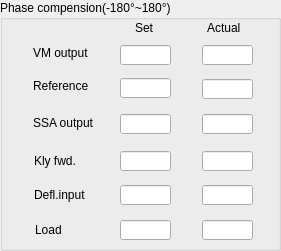
  <widget class="QGroupBox" name="groupBox_6">
   <property name="geometry">
    <rect>
     <x>660</x>
     <y>350</y>
     <width>281</width>
     <height>251</height>
    </rect>
   </property>
   <property name="title">
    <string>Phase compension(-180°~180°)</string>
   </property>
   <widget class="QLabel" name="label_128">
    <property name="geometry">
     <rect>
      <x>35</x>
      <y>219</y>
      <width>51</width>
      <height>21</height>
     </rect>
    </property>
    <property name="font">
     <font>
      <family>Arial</family>
      <pointsize>9</pointsize>
      <weight>50</weight>
      <bold>false</bold>
     </font>
    </property>
    <property name="text">
     <string>Load</string>
    </property>
   </widget>
   <widget class="QLineEdit" name="lineEdit_PC_Refact">
    <property name="geometry">
     <rect>
      <x>202</x>
      <y>79</y>
      <width>51</width>
      <height>20</height>
     </rect>
    </property>
    <property name="font">
     <font>
      <family>Arial</family>
      <pointsize>10</pointsize>
      <weight>50</weight>
      <bold>false</bold>
     </font>
    </property>
   </widget>
   <widget class="QLabel" name="label_132">
    <property name="geometry">
     <rect>
      <x>34</x>
      <y>150</y>
      <width>61</width>
      <height>21</height>
     </rect>
    </property>
    <property name="font">
     <font>
      <family>Arial</family>
      <pointsize>9</pointsize>
      <weight>50</weight>
      <bold>false</bold>
     </font>
    </property>
    <property name="text">
     <string>Kly fwd.</string>
    </property>
   </widget>
   <widget class="QLabel" name="label_124">
    <property name="geometry">
     <rect>
      <x>135</x>
      <y>17</y>
      <width>31</width>
      <height>21</height>
     </rect>
    </property>
    <property name="font">
     <font>
      <family>Arial</family>
      <pointsize>9</pointsize>
      <weight>50</weight>
      <bold>false</bold>
     </font>
    </property>
    <property name="text">
     <string>Set</string>
    </property>
   </widget>
   <widget class="QLineEdit" name="lineEdit_PC_VMact">
    <property name="geometry">
     <rect>
      <x>202</x>
      <y>45</y>
      <width>51</width>
      <height>20</height>
     </rect>
    </property>
    <property name="font">
     <font>
      <family>Arial</family>
      <pointsize>10</pointsize>
      <weight>50</weight>
      <bold>false</bold>
     </font>
    </property>
   </widget>
   <widget class="QLineEdit" name="lineEdit_PC_SSAset">
    <property name="geometry">
     <rect>
      <x>120</x>
      <y>114</y>
      <width>51</width>
      <height>20</height>
     </rect>
    </property>
    <property name="font">
     <font>
      <family>Arial</family>
      <pointsize>10</pointsize>
      <weight>50</weight>
      <bold>false</bold>
     </font>
    </property>
    <property name="text">
     <string/>
    </property>
   </widget>
   <widget class="QLineEdit" name="lineEdit_PC_SSAact">
    <property name="geometry">
     <rect>
      <x>202</x>
      <y>114</y>
      <width>51</width>
      <height>20</height>
     </rect>
    </property>
    <property name="font">
     <font>
      <family>Arial</family>
      <pointsize>10</pointsize>
      <weight>50</weight>
      <bold>false</bold>
     </font>
    </property>
   </widget>
   <widget class="QLabel" name="label_127">
    <property name="geometry">
     <rect>
      <x>33</x>
      <y>75</y>
      <width>71</width>
      <height>21</height>
     </rect>
    </property>
    <property name="font">
     <font>
      <family>Arial</family>
      <pointsize>9</pointsize>
      <weight>50</weight>
      <bold>false</bold>
     </font>
    </property>
    <property name="text">
     <string>Reference</string>
    </property>
   </widget>
   <widget class="QLineEdit" name="lineEdit_PC_Deflact">
    <property name="geometry">
     <rect>
      <x>202</x>
      <y>185</y>
      <width>51</width>
      <height>20</height>
     </rect>
    </property>
    <property name="font">
     <font>
      <family>Arial</family>
      <pointsize>10</pointsize>
      <weight>50</weight>
      <bold>false</bold>
     </font>
    </property>
   </widget>
   <widget class="QLabel" name="label_131">
    <property name="geometry">
     <rect>
      <x>34</x>
      <y>184</y>
      <width>71</width>
      <height>21</height>
     </rect>
    </property>
    <property name="font">
     <font>
      <family>Arial</family>
      <pointsize>9</pointsize>
      <weight>50</weight>
      <bold>false</bold>
     </font>
    </property>
    <property name="text">
     <string>Defl.input</string>
    </property>
   </widget>
   <widget class="QLineEdit" name="lineEdit_PC_loadact">
    <property name="geometry">
     <rect>
      <x>202</x>
      <y>220</y>
      <width>51</width>
      <height>20</height>
     </rect>
    </property>
    <property name="font">
     <font>
      <family>Arial</family>
      <pointsize>10</pointsize>
      <weight>50</weight>
      <bold>false</bold>
     </font>
    </property>
   </widget>
   <widget class="QLabel" name="label_125">
    <property name="geometry">
     <rect>
      <x>207</x>
      <y>17</y>
      <width>41</width>
      <height>21</height>
     </rect>
    </property>
    <property name="font">
     <font>
      <family>Arial</family>
      <pointsize>9</pointsize>
      <weight>50</weight>
      <bold>false</bold>
     </font>
    </property>
    <property name="text">
     <string>Actual</string>
    </property>
   </widget>
   <widget class="QLabel" name="label_126">
    <property name="geometry">
     <rect>
      <x>33</x>
      <y>42</y>
      <width>71</width>
      <height>21</height>
     </rect>
    </property>
    <property name="font">
     <font>
      <family>Arial</family>
      <pointsize>9</pointsize>
      <weight>50</weight>
      <bold>false</bold>
     </font>
    </property>
    <property name="text">
     <string>VM output</string>
    </property>
   </widget>
   <widget class="QLineEdit" name="lineEdit_PC_Klyset">
    <property name="geometry">
     <rect>
      <x>120</x>
      <y>151</y>
      <width>51</width>
      <height>20</height>
     </rect>
    </property>
    <property name="font">
     <font>
      <family>Arial</family>
      <pointsize>10</pointsize>
      <weight>50</weight>
      <bold>false</bold>
     </font>
    </property>
    <property name="text">
     <string/>
    </property>
   </widget>
   <widget class="QLineEdit" name="lineEdit_PC_VMset">
    <property name="geometry">
     <rect>
      <x>120</x>
      <y>45</y>
      <width>51</width>
      <height>20</height>
     </rect>
    </property>
    <property name="font">
     <font>
      <family>Arial</family>
      <pointsize>10</pointsize>
      <weight>50</weight>
      <bold>false</bold>
     </font>
    </property>
    <property name="text">
     <string/>
    </property>
   </widget>
   <widget class="QLineEdit" name="lineEdit_PC_Deflset">
    <property name="geometry">
     <rect>
      <x>120</x>
      <y>185</y>
      <width>51</width>
      <height>20</height>
     </rect>
    </property>
    <property name="font">
     <font>
      <family>Arial</family>
      <pointsize>10</pointsize>
      <weight>50</weight>
      <bold>false</bold>
     </font>
    </property>
    <property name="text">
     <string/>
    </property>
   </widget>
   <widget class="QLineEdit" name="lineEdit_PC_Refset">
    <property name="geometry">
     <rect>
      <x>120</x>
      <y>78</y>
      <width>51</width>
      <height>20</height>
     </rect>
    </property>
    <property name="font">
     <font>
      <family>Arial</family>
      <pointsize>10</pointsize>
      <weight>50</weight>
      <bold>false</bold>
     </font>
    </property>
    <property name="text">
     <string/>
    </property>
   </widget>
   <widget class="QLineEdit" name="lineEdit_PC_Klyact">
    <property name="geometry">
     <rect>
      <x>202</x>
      <y>151</y>
      <width>51</width>
      <height>20</height>
     </rect>
    </property>
    <property name="font">
     <font>
      <family>Arial</family>
      <pointsize>10</pointsize>
      <weight>50</weight>
      <bold>false</bold>
     </font>
    </property>
   </widget>
   <widget class="QLabel" name="label_130">
    <property name="geometry">
     <rect>
      <x>33</x>
      <y>112</y>
      <width>71</width>
      <height>21</height>
     </rect>
    </property>
    <property name="font">
     <font>
      <family>Arial</family>
      <pointsize>9</pointsize>
      <weight>50</weight>
      <bold>false</bold>
     </font>
    </property>
    <property name="text">
     <string>SSA output</string>
    </property>
   </widget>
   <widget class="QLineEdit" name="lineEdit_PC_loadset">
    <property name="geometry">
     <rect>
      <x>120</x>
      <y>220</y>
      <width>51</width>
      <height>20</height>
     </rect>
    </property>
    <property name="font">
     <font>
      <family>Arial</family>
      <pointsize>10</pointsize>
      <weight>50</weight>
      <bold>false</bold>
     </font>
    </property>
    <property name="text">
     <string/>
    </property>
   </widget>
  </widget>
